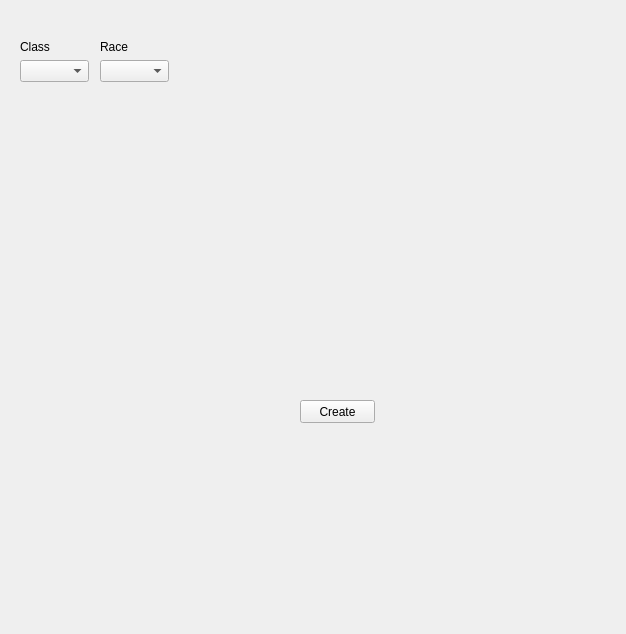
<?xml version="1.0" encoding="UTF-8"?>
<ui version="4.0">
 <class>MainWindow</class>
 <widget class="QMainWindow" name="MainWindow">
  <property name="enabled">
   <bool>true</bool>
  </property>
  <property name="geometry">
   <rect>
    <x>0</x>
    <y>0</y>
    <width>626</width>
    <height>634</height>
   </rect>
  </property>
  <property name="windowTitle">
   <string>MainWindow</string>
  </property>
  <widget class="QWidget" name="centralwidget">
   <widget class="QPushButton" name="create">
    <property name="geometry">
     <rect>
      <x>300</x>
      <y>400</y>
      <width>75</width>
      <height>23</height>
     </rect>
    </property>
    <property name="text">
     <string>Create</string>
    </property>
   </widget>
   <widget class="QWidget" name="verticalLayoutWidget">
    <property name="geometry">
     <rect>
      <x>20</x>
      <y>100</y>
      <width>71</width>
      <height>171</height>
     </rect>
    </property>
    <layout class="QVBoxLayout" name="stats">
     <item>
      <widget class="StatWidget" name="str_stat" native="true"/>
     </item>
     <item>
      <widget class="StatWidget" name="con_stat" native="true"/>
     </item>
     <item>
      <widget class="StatWidget" name="dex_stat" native="true"/>
     </item>
     <item>
      <widget class="StatWidget" name="int_stat" native="true"/>
     </item>
     <item>
      <widget class="StatWidget" name="wis_stat" native="true"/>
     </item>
     <item>
      <widget class="StatWidget" name="cha_stat" native="true"/>
     </item>
    </layout>
   </widget>
   <widget class="QComboBox" name="classes">
    <property name="geometry">
     <rect>
      <x>20</x>
      <y>60</y>
      <width>69</width>
      <height>22</height>
     </rect>
    </property>
   </widget>
   <widget class="QLabel" name="classes_label">
    <property name="geometry">
     <rect>
      <x>20</x>
      <y>40</y>
      <width>47</width>
      <height>13</height>
     </rect>
    </property>
    <property name="text">
     <string>Class</string>
    </property>
    <property name="buddy">
     <cstring>classes</cstring>
    </property>
   </widget>
   <widget class="QLabel" name="races_label">
    <property name="geometry">
     <rect>
      <x>100</x>
      <y>40</y>
      <width>47</width>
      <height>13</height>
     </rect>
    </property>
    <property name="text">
     <string>Race</string>
    </property>
    <property name="buddy">
     <cstring>classes</cstring>
    </property>
   </widget>
   <widget class="QComboBox" name="races">
    <property name="geometry">
     <rect>
      <x>100</x>
      <y>60</y>
      <width>69</width>
      <height>22</height>
     </rect>
    </property>
   </widget>
  </widget>
  <action name="action_Exit">
   <property name="text">
    <string>Exit</string>
   </property>
  </action>
  <action name="action_Find_Replace">
   <property name="text">
    <string>FindReplace</string>
   </property>
  </action>
  <action name="action_About">
   <property name="text">
    <string>About</string>
   </property>
  </action>
 </widget>
 <customwidgets>
  <customwidget>
   <class>StatWidget</class>
   <extends>QWidget</extends>
   <header>stat_widget.h</header>
   <container>1</container>
  </customwidget>
 </customwidgets>
 <resources/>
 <connections/>
</ui>
